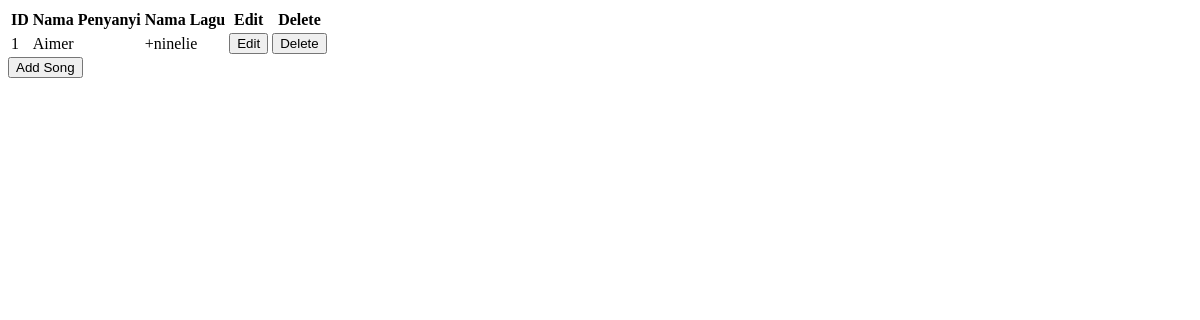
The app's page /admin.php, older data.
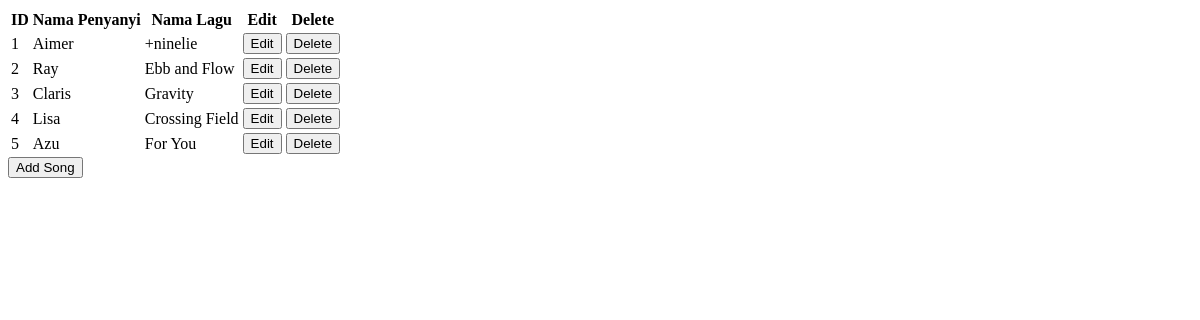
The same page, newer data.
### tables this page shows
CREATE TABLE `music` (
  `id` varchar(50) NOT NULL,
  `penyanyi` varchar(1000) NOT NULL,
  `namalagu` varchar(1000) NOT NULL,
  `music` varchar(1000) NOT NULL
);

### admin.php (the view, shortened to what this page needs)
<!DOCTYPE html>
<html>
<head>
</head>
<body>
<?php
$conn = konek_db();
$query = $conn->prepare("select * from music");
$result = $query->execute();
$rows = $query->get_result();
?>
	<table>
		<tr>
			<th>ID</th>
			<th>Nama Penyanyi</th>
			<th>Nama Lagu</th>
			<th>Edit</th>
			<th>Delete</th>
		</tr>
<?php
while ($row = $rows->fetch_array()) {
	$url_updatemusic = "editmusic.php?id=" . $row['id'];
	$url_delete = "deletemusic.php?id=" . $row['id'];
	echo "<tr>";
	echo "<td>" . $row["id"] . "</td>";
	echo "<td>" . $row['penyanyi'] . "</td>";
	echo "<td>" . $row['namalagu'] . "</td>";
	echo "<td><a href='" . $url_updatemusic . "'><button>Edit</button></a></td>";
	echo "<td><a href='" . $url_delete . "'><button>Delete</button></a></td>";
	echo "</tr>";
}
?>
	</table>
	<button><a href="tambahmusic.html" style="text-decoration: none;color:black;">Add Song</a></button>
</body>
</html>

Row changes from the older to the newer data that the page shows:
added music: id "2", penyanyi "Ray", namalagu "Ebb and Flow"
added music: id "3", penyanyi "Claris", namalagu "Gravity"
added music: id "4", penyanyi "Lisa", namalagu "Crossing Field"
added music: id "5", penyanyi "Azu", namalagu "For You"
